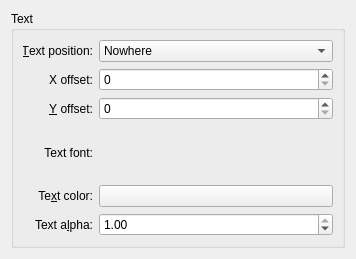
<?xml version="1.0" encoding="UTF-8"?>
<ui version="4.0">
 <class>KWin::OsdClockEffectConfigForm</class>
 <widget class="QWidget" name="KWin::OsdClockEffectConfigForm">
  <property name="geometry">
   <rect>
    <x>0</x>
    <y>0</y>
    <width>356</width>
    <height>259</height>
   </rect>
  </property>
  <layout class="QVBoxLayout">
   <item>
    <widget class="QGroupBox" name="groupBox">
     <property name="title">
      <string>Text</string>
     </property>
     <layout class="QGridLayout" name="gridLayout">
      <item row="1" column="1">
       <widget class="QSpinBox" name="kcfg_X">
        <property name="minimum">
         <number>0</number>
        </property>
        <property name="maximum">
         <number>9999</number>
        </property>
       </widget>
      </item>
      <item row="0" column="0">
       <widget class="QLabel" name="label">
        <property name="text">
         <string>&amp;Text position:</string>
        </property>
        <property name="alignment">
         <set>Qt::AlignRight|Qt::AlignTrailing|Qt::AlignVCenter</set>
        </property>
        <property name="buddy">
         <cstring>kcfg_TextPosition</cstring>
        </property>
       </widget>
      </item>
      <item row="0" column="1">
       <widget class="KComboBox" name="kcfg_TextPosition">
        <property name="sizePolicy">
         <sizepolicy hsizetype="Expanding" vsizetype="Fixed">
          <horstretch>0</horstretch>
          <verstretch>0</verstretch>
         </sizepolicy>
        </property>
        <item>
         <property name="text">
          <string>Nowhere</string>
         </property>
        </item>
        <item>
         <property name="text">
          <string>Top Left</string>
         </property>
        </item>
        <item>
         <property name="text">
          <string>Top Right</string>
         </property>
        </item>
        <item>
         <property name="text">
          <string>Bottom Left</string>
         </property>
        </item>
        <item>
         <property name="text">
          <string>Bottom Right</string>
         </property>
        </item>
       </widget>
      </item>
      <item row="3" column="0">
       <widget class="QLabel" name="label_2">
        <property name="text">
         <string>Text font:</string>
        </property>
        <property name="alignment">
         <set>Qt::AlignRight|Qt::AlignTrailing|Qt::AlignVCenter</set>
        </property>
       </widget>
      </item>
      <item row="3" column="1">
       <widget class="KFontRequester" name="kcfg_TextFont">
        <property name="sizePolicy">
         <sizepolicy hsizetype="Expanding" vsizetype="Preferred">
          <horstretch>0</horstretch>
          <verstretch>0</verstretch>
         </sizepolicy>
        </property>
       </widget>
      </item>
      <item row="4" column="0">
       <widget class="QLabel" name="label_3">
        <property name="text">
         <string>Te&amp;xt color:</string>
        </property>
        <property name="alignment">
         <set>Qt::AlignRight|Qt::AlignTrailing|Qt::AlignVCenter</set>
        </property>
        <property name="buddy">
         <cstring>kcfg_TextColor</cstring>
        </property>
       </widget>
      </item>
      <item row="4" column="1">
       <widget class="KColorButton" name="kcfg_TextColor">
        <property name="sizePolicy">
         <sizepolicy hsizetype="Expanding" vsizetype="Fixed">
          <horstretch>0</horstretch>
          <verstretch>0</verstretch>
         </sizepolicy>
        </property>
       </widget>
      </item>
      <item row="5" column="0">
       <widget class="QLabel" name="label_4">
        <property name="text">
         <string>Text a&amp;lpha:</string>
        </property>
        <property name="alignment">
         <set>Qt::AlignRight|Qt::AlignTrailing|Qt::AlignVCenter</set>
        </property>
        <property name="buddy">
         <cstring>kcfg_TextAlpha</cstring>
        </property>
       </widget>
      </item>
      <item row="1" column="0">
       <widget class="QLabel" name="label_5">
        <property name="text">
         <string>X offset:</string>
        </property>
        <property name="alignment">
         <set>Qt::AlignRight|Qt::AlignTrailing|Qt::AlignVCenter</set>
        </property>
        <property name="buddy">
         <cstring>kcfg_X</cstring>
        </property>
       </widget>
      </item>
      <item row="5" column="1">
       <widget class="QDoubleSpinBox" name="kcfg_TextAlpha">
        <property name="sizePolicy">
         <sizepolicy hsizetype="Expanding" vsizetype="Fixed">
          <horstretch>0</horstretch>
          <verstretch>0</verstretch>
         </sizepolicy>
        </property>
        <property name="decimals">
         <number>2</number>
        </property>
        <property name="maximum">
         <double>1.000000000000000</double>
        </property>
        <property name="singleStep">
         <double>0.100000000000000</double>
        </property>
        <property name="value">
         <double>1.000000000000000</double>
        </property>
       </widget>
      </item>
      <item row="2" column="0">
       <widget class="QLabel" name="label_6">
        <property name="text">
         <string>&amp;Y offset:</string>
        </property>
        <property name="alignment">
         <set>Qt::AlignRight|Qt::AlignTrailing|Qt::AlignVCenter</set>
        </property>
        <property name="buddy">
         <cstring>kcfg_Y</cstring>
        </property>
       </widget>
      </item>
      <item row="2" column="1">
       <widget class="QSpinBox" name="kcfg_Y">
        <property name="maximum">
         <number>9999</number>
        </property>
       </widget>
      </item>
     </layout>
    </widget>
   </item>
  </layout>
 </widget>
 <customwidgets>
  <customwidget>
   <class>KColorButton</class>
   <extends>QPushButton</extends>
   <header>kcolorbutton.h</header>
  </customwidget>
  <customwidget>
   <class>KFontRequester</class>
   <extends>QWidget</extends>
   <header>kfontrequester.h</header>
  </customwidget>
  <customwidget>
   <class>KComboBox</class>
   <extends>QComboBox</extends>
   <header>kcombobox.h</header>
  </customwidget>
 </customwidgets>
 <tabstops>
  <tabstop>kcfg_TextPosition</tabstop>
  <tabstop>kcfg_X</tabstop>
  <tabstop>kcfg_Y</tabstop>
  <tabstop>kcfg_TextColor</tabstop>
  <tabstop>kcfg_TextAlpha</tabstop>
 </tabstops>
 <resources/>
 <connections/>
</ui>
